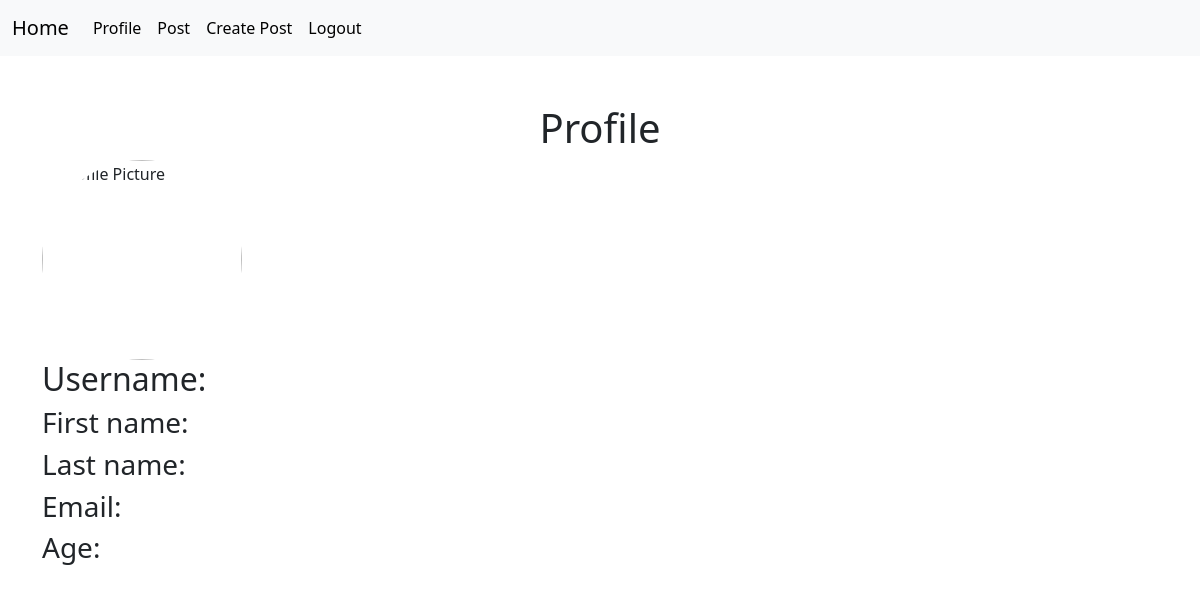
The page /profile/ (signed in) on the database as committed earlier.
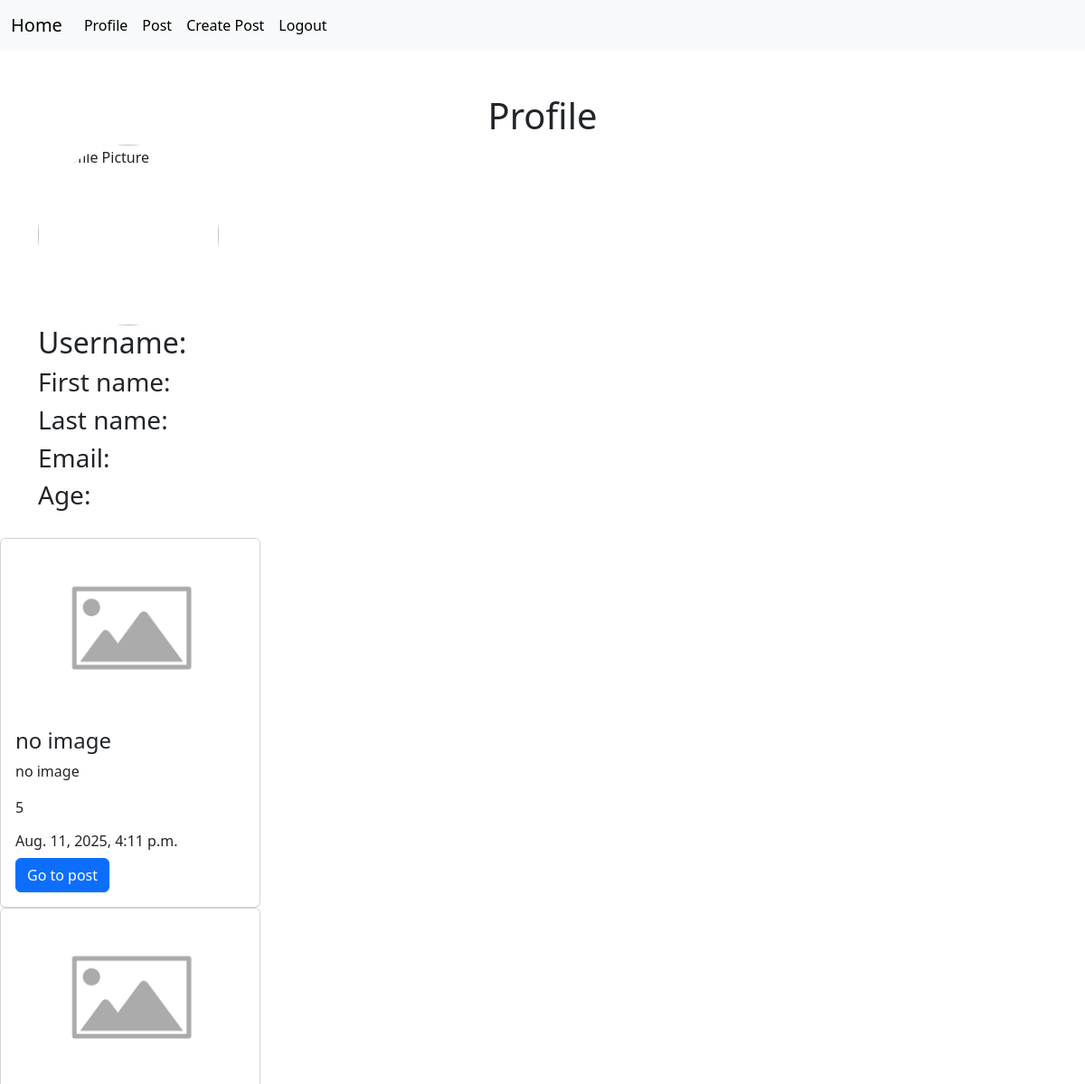
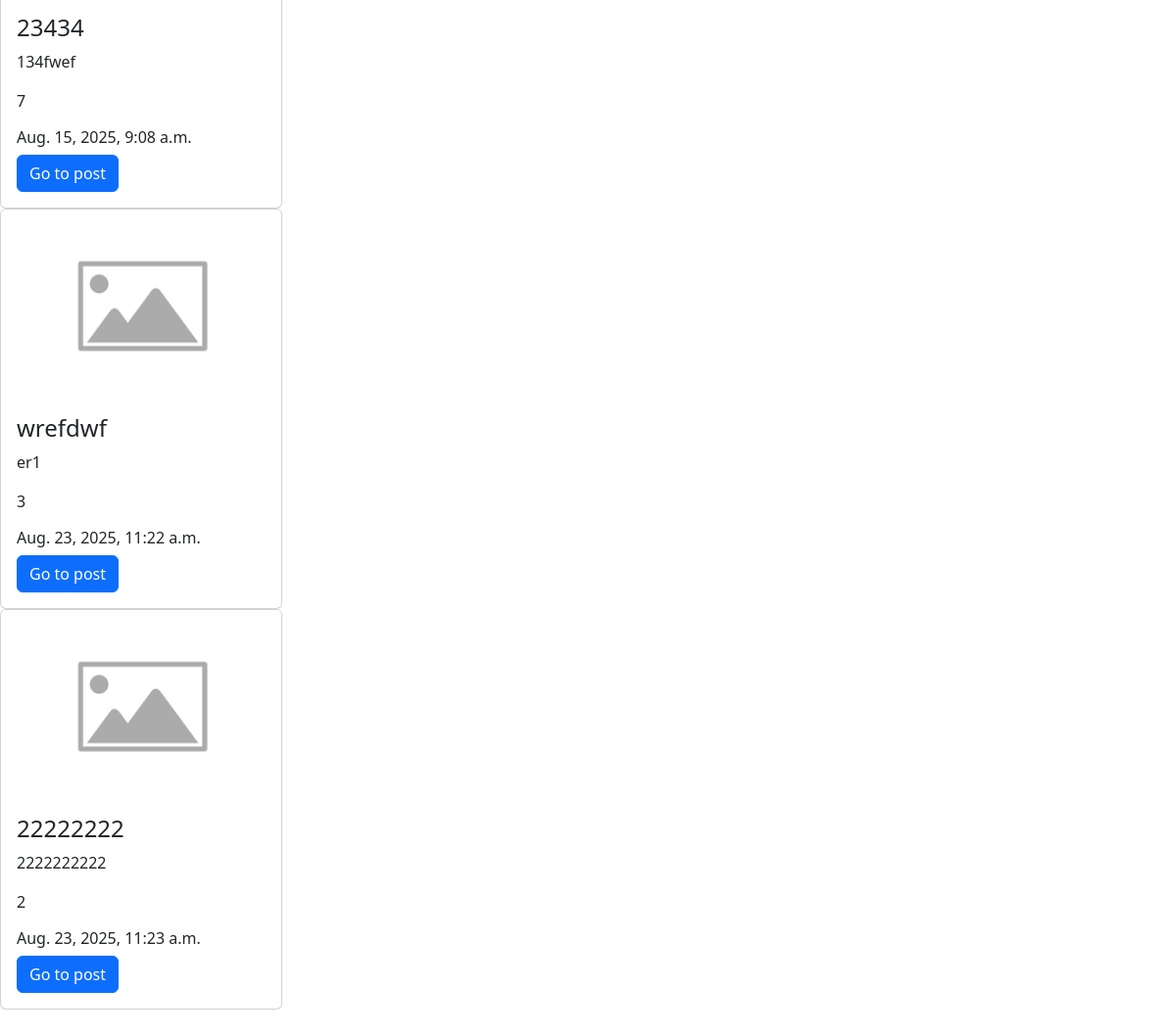
The same page on the database as committed later (2 pictures, top to bottom).
### posts/models.py (models this page shows, shortened)
class Post(models.Model):
    image = models.ImageField(null = True, blank=True)
    title = models.CharField(max_length=100)
    content = models.CharField(max_length=300, null=True, blank=True)
    rate = models.IntegerField(default=0)
    created = models.DateTimeField(auto_now_add=True, null=True)
    updated = models.DateTimeField(auto_now=True, null=True)
    category = models.ForeignKey(Category,on_delete=models.CASCADE, null=True)
    tags = models.ManyToManyField(Tag, blank = True)
    author = models.ForeignKey(User, on_delete=models.CASCADE, null=True)

### users/views.py (the view)
# urls.py: path("profile/", profile_view, name="profile"),
@login_required(login_url="/login")
def profile_view(request):
    profile = Profile.objects.filter(user=request.user).first()
    posts = Post.objects.filter(author=request.user)
    if request.method == "GET":
        return render(request, "users/profile.html", context={"profile": profile, "posts": posts})

### templates/users/profile.html (shortened to what this page needs)
{% extends 'home.html' %}
{% load static %}
{% block content %}
<h1 class="mt-5" style="text-align: center;">
    Profile
</h1>
<div class="container">
     <img src="{{ profile.avatar.url }}" alt="Profile Picture" style="width: 200px; height: 200px; border-radius: 50%;">
    <h2>Username: {{ profile.user.username }}</h2>
    <h3>First name: {{ profile.user.first_name }} </h3>
    <h3>Last name: {{ profile.user.last_name }} </h3>
    <h3>Email: {{ profile.user.email }} </h3>
    <h3> Age: {{ profile.age }} </h3>
</div>
<div style="margin-top: 30px; margin-bottom: 30px;">
{% for post in posts %}
<div class="card" style="width: 18rem;">
  {% if post.image %}
  <img src="{{ post.image.url }}" class="card-img-top" alt="...">
  {% else %}
  <img class="card-img-top" alt="...">
  {% endif %}
  <div class="card-body">
    <h4 class="card-title">{{ post.title}}</h4>
    <p class="card-text">{{ post.content }}</p>
    <p class="card-text">{{ post.rate }}</p>
    <h6 class="card-title">{{ post.created}}</h6>
    <a href="/posts/{{post.id}}" class="btn btn-primary">Go to post</a>
  </div>
</div>
{% endfor %}
</div>
{% endblock content %}

Rows that differ between the two databases and show on the page:
now on this page (row edited): Post: title "no image", content "no image", rate "5", created "Aug. 11, 2025, 4:11 p.m."
now on this page (row edited): Post: title "23434", content "134fwef", rate "7", created "Aug. 15, 2025, 9:08 a.m."
added Post: title "wrefdwf", content "er1", rate "3", created "Aug. 23, 2025, 11:22 a.m."
added Post: title "22222222", content "2222222222", rate "2", created "Aug. 23, 2025, 11:23 a.m."
